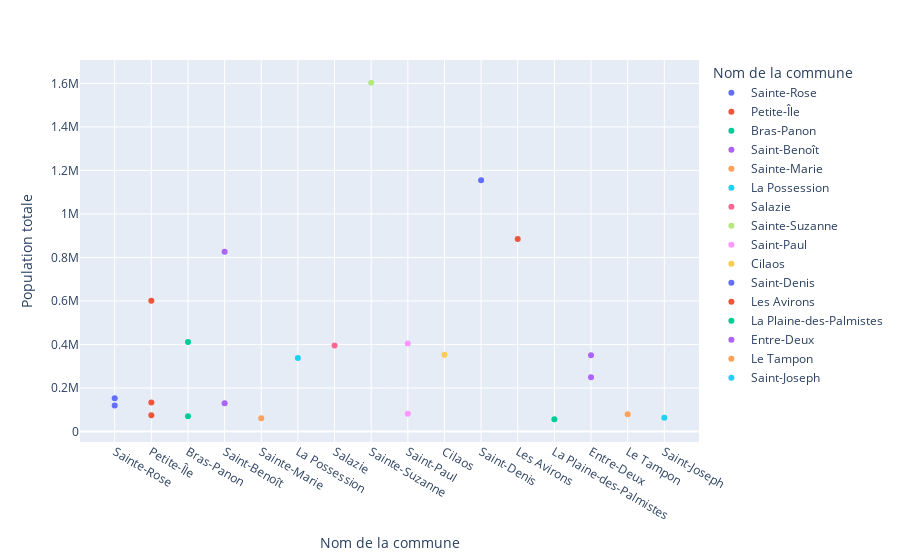

The notebook cell saved with this chart:
### Code cell
fig = px.scatter(df6, x="Nom de la commune", y="Population totale", color='Nom de la commune')
fig.show()

### Figure 1 — Plotly figure (JSON) as saved in the notebook; plotly's stock layout.template omitted (floating-point values rounded to 4 significant figures)
{"data": [{"hovertemplate": "Nom de la commune=%{x}<br>Population totale=%{y}<extra></extra>", "legendgroup": "Sainte-Rose", "marker": {"color": "#636efa", "symbol": "circle"}, "mode": "markers", "name": "Sainte-Rose", "orientation": "v", "showlegend": true, "type": "scatter", "x": ["Sainte-Rose", "Sainte-Rose"], "xaxis": "x", "y": [119538, 152391], "yaxis": "y"}, {"hovertemplate": "Nom de la commune=%{x}<br>Population totale=%{y}<extra></extra>", "legendgroup": "Petite-Île", "marker": {"color": "#EF553B", "symbol": "circle"}, "mode": "markers", "name": "Petite-Île", "orientation": "v", "showlegend": true, "type": "scatter", "x": ["Petite-Île", "Petite-Île", "Petite-Île"], "xaxis": "x", "y": [133642, 601128, 74862], "yaxis": "y"}, {"hovertemplate": "Nom de la commune=%{x}<br>Population totale=%{y}<extra></extra>", "legendgroup": "Bras-Panon", "marker": {"color": "#00cc96", "symbol": "circle"}, "mode": "markers", "name": "Bras-Panon", "orientation": "v", "showlegend": true, "type": "scatter", "x": ["Bras-Panon", "Bras-Panon"], "xaxis": "x", "y": [70281, 411129], "yaxis": "y"}, {"hovertemplate": "Nom de la commune=%{x}<br>Population totale=%{y}<extra></extra>", "legendgroup": "Saint-Benoît", "marker": {"color": "#ab63fa", "symbol": "circle"}, "mode": "markers", "name": "Saint-Benoît", "orientation": "v", "showlegend": true, "type": "scatter", "x": ["Saint-Benoît", "Saint-Benoît"], "xaxis": "x", "y": [130205, 825837], "yaxis": "y"}, {"hovertemplate": "Nom de la commune=%{x}<br>Population totale=%{y}<extra></extra>", "legendgroup": "Sainte-Marie", "marker": {"color": "#FFA15A", "symbol": "circle"}, "mode": "markers", "name": "Sainte-Marie", "orientation": "v", "showlegend": true, "type": "scatter", "x": ["Sainte-Marie"], "xaxis": "x", "y": [60566], "yaxis": "y"}, {"hovertemplate": "Nom de la commune=%{x}<br>Population totale=%{y}<extra></extra>", "legendgroup": "La Possession", "marker": {"color": "#19d3f3", "symbol": "circle"}, "mode": "markers", "name": "La Possession", "orientation": "v", "showlegend": true, "type": "scatter", "x": ["La Possession"], "xaxis": "x", "y": [337904], "yaxis": "y"}, {"hovertemplate": "Nom de la commune=%{x}<br>Population totale=%{y}<extra></extra>", "legendgroup": "Salazie", "marker": {"color": "#FF6692", "symbol": "circle"}, "mode": "markers", "name": "Salazie", "orientation": "v", "showlegend": true, "type": "scatter", "x": ["Salazie"], "xaxis": "x", "y": [394936], "yaxis": "y"}, {"hovertemplate": "Nom de la commune=%{x}<br>Population totale=%{y}<extra></extra>", "legendgroup": "Sainte-Suzanne", "marker": {"color": "#B6E880", "symbol": "circle"}, "mode": "markers", "name": "Sainte-Suzanne", "orientation": "v", "showlegend": true, "type": "scatter", "x": ["Sainte-Suzanne"], "xaxis": "x", "y": [1602503], "yaxis": "y"}, {"hovertemplate": "Nom de la commune=%{x}<br>Population totale=%{y}<extra></extra>", "legendgroup": "Saint-Paul", "marker": {"color": "#FF97FF", "symbol": "circle"}, "mode": "markers", "name": "Saint-Paul", "orientation": "v", "showlegend": true, "type": "scatter", "x": ["Saint-Paul", "Saint-Paul"], "xaxis": "x", "y": [404082, 81355], "yaxis": "y"}, {"hovertemplate": "Nom de la commune=%{x}<br>Population totale=%{y}<extra></extra>", "legendgroup": "Cilaos", "marker": {"color": "#FECB52", "symbol": "circle"}, "mode": "markers", "name": "Cilaos", "orientation": "v", "showlegend": true, "type": "scatter", "x": ["Cilaos"], "xaxis": "x", "y": [353022], "yaxis": "y"}, {"hovertemplate": "Nom de la commune=%{x}<br>Population totale=%{y}<extra></extra>", "legendgroup": "Saint-Denis", "marker": {"color": "#636efa", "symbol": "circle"}, "mode": "markers", "name": "Saint-Denis", "orientation": "v", "showlegend": true, "type": "scatter", "x": ["Saint-Denis"], "xaxis": "x", "y": [1155365], "yaxis": "y"}, {"hovertemplate": "Nom de la commune=%{x}<br>Population totale=%{y}<extra></extra>", "legendgroup": "Les Avirons", "marker": {"color": "#EF553B", "symbol": "circle"}, "mode": "markers", "name": "Les Avirons", "orientation": "v", "showlegend": true, "type": "scatter", "x": ["Les Avirons"], "xaxis": "x", "y": [884444], "yaxis": "y"}, {"hovertemplate": "Nom de la commune=%{x}<br>Population totale=%{y}<extra></extra>", "legendgroup": "La Plaine-des-Palmistes", "marker": {"color": "#00cc96", "symbol": "circle"}, "mode": "markers", "name": "La Plaine-des-Palmistes", "orientation": "v", "showlegend": true, "type": "scatter", "x": ["La Plaine-des-Palmistes"], "xaxis": "x", "y": [56712], "yaxis": "y"}, {"hovertemplate": "Nom de la commune=%{x}<br>Population totale=%{y}<extra></extra>", "legendgroup": "Entre-Deux", "marker": {"color": "#ab63fa", "symbol": "circle"}, "mode": "markers", "name": "Entre-Deux", "orientation": "v", "showlegend": true, "type": "scatter", "x": ["Entre-Deux", "Entre-Deux"], "xaxis": "x", "y": [350485, 248817], "yaxis": "y"}, {"hovertemplate": "Nom de la commune=%{x}<br>Population totale=%{y}<extra></extra>", "legendgroup": "Le Tampon", "marker": {"color": "#FFA15A", "symbol": "circle"}, "mode": "markers", "name": "Le Tampon", "orientation": "v", "showlegend": true, "type": "scatter", "x": ["Le Tampon"], "xaxis": "x", "y": [79250], "yaxis": "y"}, {"hovertemplate": "Nom de la commune=%{x}<br>Population totale=%{y}<extra></extra>", "legendgroup": "Saint-Joseph", "marker": {"color": "#19d3f3", "symbol": "circle"}, "mode": "markers", "name": "Saint-Joseph", "orientation": "v", "showlegend": true, "type": "scatter", "x": ["Saint-Joseph"], "xaxis": "x", "y": [62999], "yaxis": "y"}], "layout": {"autosize": true, "legend": {"title": {"text": "Nom de la commune"}, "tracegroupgap": 0}, "margin": {"t": 60}, "xaxis": {"anchor": "y", "autorange": true, "categoryarray": ["Sainte-Rose", "Petite-Île", "Bras-Panon", "Saint-Benoît", "Sainte-Marie", "La Possession", "Salazie", "Sainte-Suzanne", "Saint-Paul", "Cilaos", "Saint-Denis", "Les Avirons", "La Plaine-des-Palmistes", "Entre-Deux", "Le Tampon", "Saint-Joseph"], "categoryorder": "array", "domain": [0, 1], "range": [-0.8842, 15.88], "title": {"text": "Nom de la commune"}, "type": "category"}, "yaxis": {"anchor": "x", "autorange": true, "domain": [0, 1], "range": [-71340.0, 1731000.0], "title": {"text": "Population totale"}, "type": "linear"}}}
